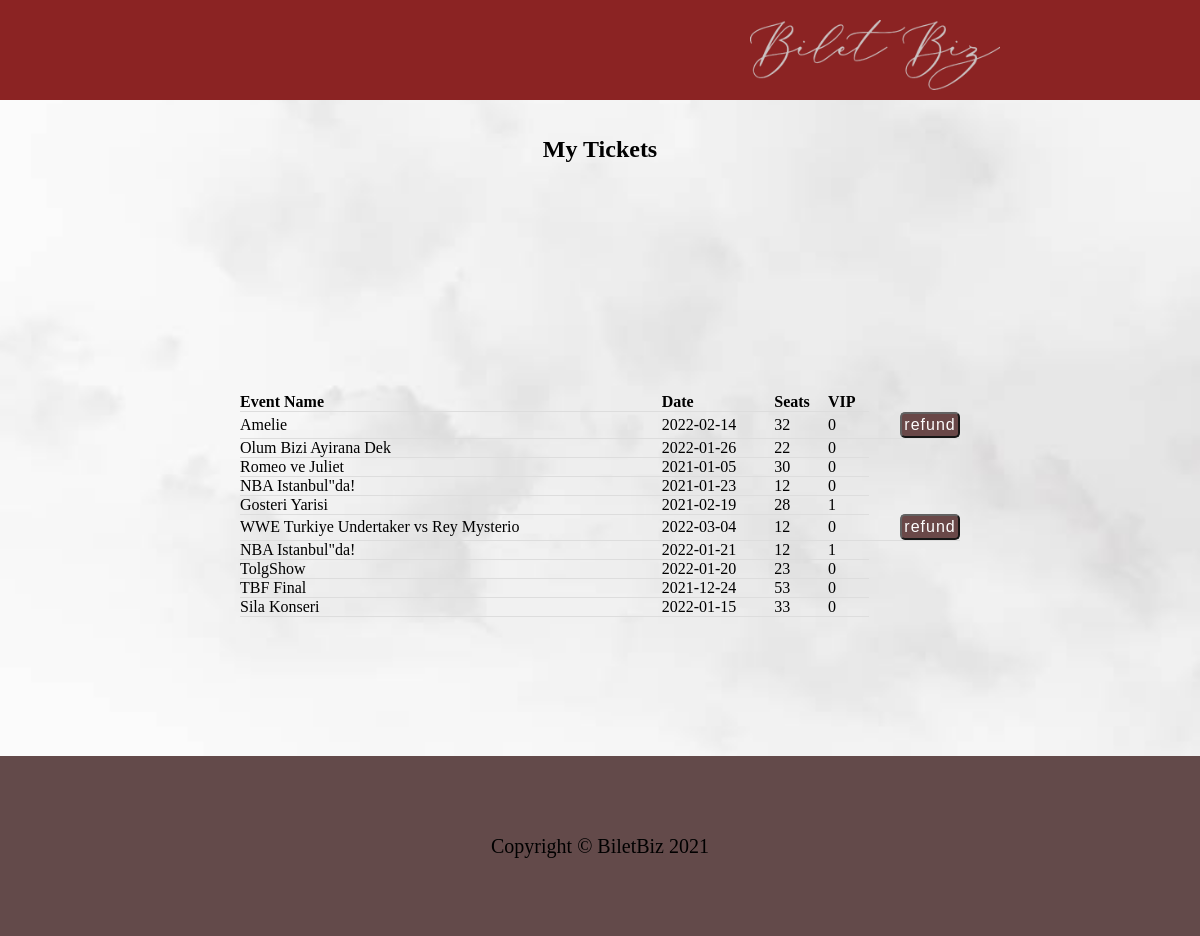
/Biletbiz/myticket.php (signed in), run on the app's committed database.
### tables this page shows
CREATE TABLE Ticket(
TicketID INTEGER NOT NULL AUTO_INCREMENT,
seat INTEGER,
TUserEmail varChar(45) NOT NULL,
idEventID INTEGER NOT NULL,
isVip boolean,



PRIMARY KEY(TicketID),
FOREIGN KEY (TUserEmail) REFERENCES User(email),
FOREIGN KEY (idEventID) REFERENCES Event(idEvent),
UNIQUE KEY SeatEvent (seat,idEventID,isVip));

CREATE TABLE Event(
idEvent INT NOT NULL AUTO_INCREMENT,

VipAvailability BOOLEAN,
SeatAvailability BOOLEAN,
TicketPrice double NOT NULL,
VIPTicketPrice double,
EventHour TIME,
ECompanyEmail varChar(45) NOT NULL,
EventName VarChar(45) NOT NULL,
EventDate date NOT NULL,
EventDescription VarChar(1500) NOT NULL,
EventLocation VarChar(250) NOT NULL,
EventNoLongerPurchasable BOOLEAN,
EventCapacity INTEGER,
VIPEventCapacity INTEGER,

PRIMARY KEY(idEvent),
FOREIGN KEY(ECompanyEmail) REFERENCES Company(CompanyEmail));

### Biletbiz/myticket.php (the view, shortened to what this page needs)
<!DOCTYPE html>
<html lang="en">
    <head>
</head>
<body>
<div class="container">
    <div class="navbar">
        <div class="logo" style="margin-left:750px">
            <a href="includes/indexer.inc.php"><img src="foto/logo.png" alt="Logo" style="width:250px; height:70px;"></a>
        </div>
    </div>
    <br><br>
    <h2><center>My Tickets</center></h2>
    <table>
        <tr>
            <th>Event Name</th>
            <th>Date</th>
            <th>Seats</th>
            <th>VIP</th>
        </tr>
        <?php
        if (isset($_SESSION["uid"])) {
            require_once 'includes/dbh.inc.php';
            $sql = "SELECT * FROM ticket where TUserEmail=? ;";
            $stmt = mysqli_stmt_init($conn);
            if (!mysqli_stmt_prepare($stmt, $sql)) {
                echo "STMT FAIL";
            }
            mysqli_stmt_bind_param($stmt, "s", $_SESSION['uid']);
            mysqli_stmt_execute($stmt);
            $resultData = mysqli_stmt_get_result($stmt);
            while ($row = mysqli_fetch_assoc($resultData)) {
                $sql = "SELECT * FROM event where idEvent=? ;";
                $stmt = mysqli_stmt_init($conn);
                if (!mysqli_stmt_prepare($stmt, $sql)) {
                    echo "STMT FAIL";
                }
                mysqli_stmt_bind_param($stmt, "s", $row["idEventID"]);
                mysqli_stmt_execute($stmt);
                $res = mysqli_stmt_get_result($stmt);
                $ro = mysqli_fetch_assoc($res);
                $date = $ro["EventDate"];
                $result = true;
                $time = date("Y-m-d");
                if ($date > $time) {
                    $result = false;
                }
                echo '<tr>
                <td> ' . $ro["EventName"] . ' </td>
                <td> ' . $ro["EventDate"] . '</td>
                <td> ' . $row["seat"] . '</td>
                <td> ' . $row["isVip"] . '</td>
            ';
                if ($result == false) {
                    echo '<form action="includes/refund.inc.php" method="post">
                    <input type="hidden" name="ticket" value="' . $row['TicketID'] . '">
   <td> <button type="submit" name="submit" class="bar__button">refund</button></td>
</form>';
                }
                echo '</tr><br>';
            }
        }
        ?>
    </table>
</div>
<div class="footer">
    <p class="footertext">Copyright &copy; BiletBiz 2021</p>
</div>
</body>
</html>

### Biletbiz/myticket.php (style rules this page uses)
* { margin: 0; padding: 0; }
.container { background-image: url(back.jpg); background-size: 100% 100%; height: 20cm; }
.container .navbar { width: 100%; height: 100px; background-color: #8b2323; }
.navbar .logo { display: inline-block; margin-left: 550px; margin-top: 20px; width: 10px; height: 70px; }
.footer { background: #634a4a; height: 180px; }
.footertext { font-size: 20px; text-align: center; line-height: 180px; }
table { border-collapse: collapse; width: 60%; margin:auto; margin-top: 50px; }
th, td { text-align: left; border-bottom: 1px solid #ddd; }
.bar__button, button.bar__button[type="submit"] { float: right; font-size: 16px; position: relative; top: inherit; right: inherit; padding: 0; width: 60px; letter-spacing: 1px; height: 26px; background-color: #5c3737; color: white; border-radius: 5px; cursor: pointer; opacity: 0.9; }

### data on the page
ticket: idEventID.EventName "Amelie", idEventID.EventDate "2022-02-14", seat "32", isVip "0"
ticket: idEventID.EventName "Olum Bizi Ayirana Dek", idEventID.EventDate "2022-01-26", seat "22", isVip "0"
ticket: idEventID.EventName "Romeo ve Juliet", idEventID.EventDate "2021-01-05", seat "30", isVip "0"
ticket: idEventID.EventName "NBA Istanbul\"da!", idEventID.EventDate "2021-01-23", seat "12", isVip "0"
ticket: idEventID.EventName "Gosteri Yarisi", idEventID.EventDate "2021-02-19", seat "28", isVip "1"
ticket: idEventID.EventName "WWE Turkiye Undertaker vs Rey Mysterio", idEventID.EventDate "2022-03-04", seat "12", isVip "0"
ticket: idEventID.EventName "NBA Istanbul\"da!", idEventID.EventDate "2022-01-21", seat "12", isVip "1"
ticket: idEventID.EventName "TolgShow", idEventID.EventDate "2022-01-20", seat "23", isVip "0"
ticket: idEventID.EventName "TBF Final", idEventID.EventDate "2021-12-24", seat "53", isVip "0"
ticket: idEventID.EventName "Sila Konseri", idEventID.EventDate "2022-01-15", seat "33", isVip "0"
